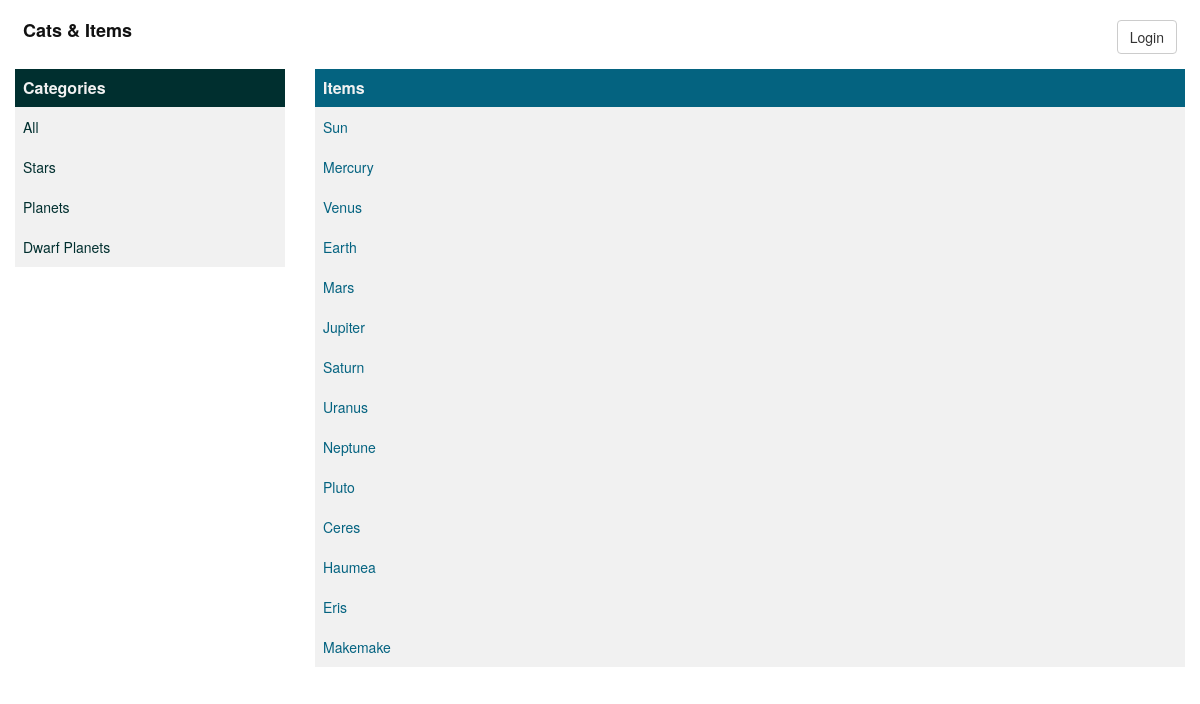
The page / on the database its author committed.
### database_setup.py (models this page shows, shortened)
class Category(Base):
    __tablename__ = 'categories'
    id = Column(
        'id', Integer,
        nullable=False,
        primary_key=True)
    name = Column(
        'name', String,
        nullable=False)

class Item(Base):
    __tablename__ = 'items'
    id = Column(
        'id', Integer,
        nullable=False,
        primary_key=True)
    name = Column(
        'name', String,
        nullable=False)
    description = Column(
        'description', String)
    category = Column(
        'category',
        ForeignKey('categories.id'),
        nullable=False)
    image = Column(
        'image',
        String)
    categories = relationship(Category)

### application.py (the view)
@app.route("/")
@app.route("/category/<category_name>/<int:category_id>",
           endpoint="category")
def index(category_name=None, category_id=None):
    context = generate_context(
        category_id=category_id)
    return render_template(
        'item_list.html',
        categories=context['categories'],
        title="Home",
        items=context['items'])

### application.py (called while the page is built)
def generate_context(item_id=None, category_id=None):
    context = dict()
    context['categories'] = crud.get_all_categories()
    if item_id is not None:
        context['items'] = crud.get_item_by_id(item_id)
    elif category_id is not None:
        context['items'] = crud.get_items_by_category(category_id)
    else:
        context['items'] = crud.get_all_items()
    return context

### crud.py (called while the page is built)
def get_all_entries(type):
    entries = session.query(type).all()
    return entries

def get_all_categories():
    entries = get_all_entries(Category)
    return entries

def get_all_items():
    entries = get_all_entries(Item)
    return entries

### templates/item_list.html (shortened to what this page needs)
<!DOCTYPE html>
{% extends "main_cat_item_list.html" %}
{% block items %}
<h2 class="items-head">Items
</h2>
<div class="items-list">
    {% if items %}
    {% for item in items %}
    <ul class="items-menu">
        <li class="items-entry">
            <a href="{{ url_for('item', item_name=item.name, item_id=item.id) }}">{{ item.name }}</a>
        </li>
    </ul>
    {% endfor %}
    {% else %}
    <div class="no-items">
        No items found in this category
    </div>
    {% endif %}
</div>
{% endblock %}

### templates/main_cat_item_list.html
<!DOCTYPE html>
{% extends "index.html" %}
{% block main_area %}
<div class="row">
    <div class="col-sm-3 categories">
        <h2 class="cat-head">Categories</h2>
        <ul class="cat-menu">
            <li class="cat-entry">
                <a href="{{ url_for('index') }}">All</a>
            </li>
            {% for category in categories %}
            <li class="cat-entry">
                <a href="{{ url_for('category', category_name=category.name, category_id=category.id)  }}">{{ category.name }}</a>
            </li>
            {% endfor %}
        </ul>
    </div >
    <div class="col-sm-9">
        <div class="items">
            {% block items %}
            {% endblock %}
        </div>
    </div>
</div>
{% endblock %}

### templates/index.html (shortened to what this page needs)
<!DOCTYPE html>
<html lang="en">
<head>
    <link href="{{ url_for('static', filename='css/bootstrap.min.css') }}" rel="stylesheet">
    <link href="{{ url_for('static', filename='css/style.css') }}" rel="stylesheet">
</head>
<body>
    <div class="container-fluid">
        <div class="row row-menu">
            <div class="title col-xs-6">
                <h1 class="title-head"><a href="{{ url_for('index') }}">Cats &amp; Items</a></h1>
            </div>
            <div class="user col-xs-6">
                {% if session.logged_in %}
                <span class="pull-right user-info">
                    <img class="img-circle" src="{{ session.picture }}" height=40 width=40 alt="Profile image">
                    <a href="{{ url_for('gdisconnect') }}" class="btn btn-default" role="button">Logout</a>
                </span>
                {% else %}
                <span class="pull-right login">
                    <a href="{{ url_for('login') }}" class="btn btn-default" role="button">Login</a>
                </span>
                {% endif %}
            </div>
        </div>
        {% block main_area %}
        {% endblock %}
    </div>
</body>
</html>

### static/css/style.css (style rules this page uses)
h1 { font-size: 18px; margin: 20px 0 0 0; }
h1 a { color: #111111; font-weight: bolder; }
.row-menu { margin: 0 -7px 0 -7px; }
.cat-head, .items-head, .item-head, .login-head { font-size: 16px; font-weight: bold; padding: 10px 0 10px 8px; margin: 15px 0 0 0; color: #F1F1F1; }
.cat-head, .login-head { background-color: #002F2F; }
.items-head, .item-head { background-color: #046380; }
ul { list-style-type: none; padding: 0; margin: 0; width: 100%; }
li a { text-decoration: none; display: block; height: 40px; padding: 10px 0 10px 8px; }
li { white-space: nowrap; overflow: hidden; }
li.cat-entry a { color: #002F2F; background-color: #F1F1F1; }
li.items-entry a { color: #046380; background-color: #F1F1F1; }
.user { margin: 10px 0 0 0; }
.login { padding: 10px 0 0 0; }
.items { padding-bottom: 10px; }

### rows shown on the page
Category: name "Stars"
Category: name "Planets"
Category: name "Dwarf Planets"
Item: name "Sun"
Item: name "Mercury"
Item: name "Venus"
Item: name "Earth"
Item: name "Mars"
Item: name "Jupiter"
Item: name "Saturn"
Item: name "Uranus"
Item: name "Neptune"
Item: name "Pluto"
Item: name "Ceres"
Item: name "Haumea"
Item: name "Eris"
Item: name "Makemake"
